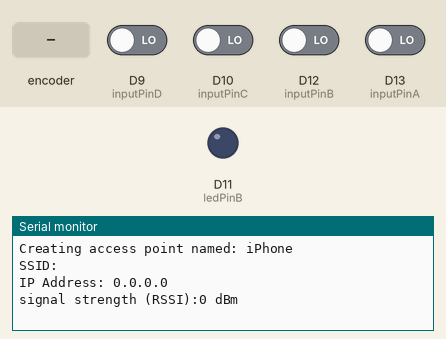
This sketch was run on a simulated Arduino MKR. On the bench: output pins drawn as LEDs (lit = HIGH), the last lines printed to the serial monitor. Inputs (shaded band) come from the test bench; at power-on: D9 (inputPinD), D10 (inputPinC), D12 (inputPinB), D13 (inputPinA) LOW.

Above: at 11.2 s.
11.3 s: rotary encoder on D13 (inputPinA) / D12 (inputPinB) turned 1 step (first pin leading)
At 12.5 s:
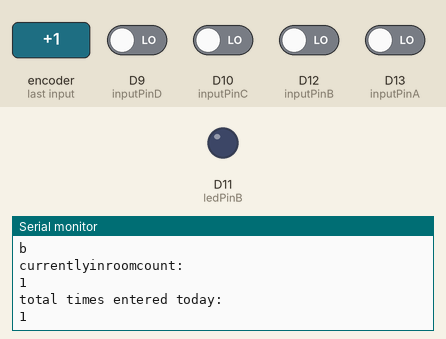
13.0 s: rotary encoder on D13 (inputPinA) / D12 (inputPinB) turned 1 step (first pin leading)
At 13.8 s:
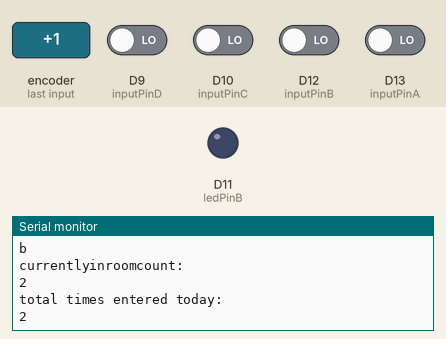

The sketch:

room_counter.ino
```cpp
#include <QueueArray.h>


#include <SPI.h>
#include <WiFi101.h>

/*
 * PIR sensor tester
 */

//int ledPinA = 12;                // choose the pin for the LED
int inputPinA = 13;               // choose the input pin (for PIR sensor)
int pirStateA = LOW;             // we start, assuming no motion detected
int valA = 0;                    // variable for reading the pin status

int ledPinB = 11;                // choose the pin for the LED
int inputPinB = 12;               // choose the input pin (for PIR sensor)
int pirStateB = LOW;             // we start, assuming no motion detected
int valB = 0;                    // variable for reading the pin status


int inputPinC = 10;
int pirStateC = LOW;
int valC = 0;

int inputPinD = 9;
int pirStateD = LOW;
int valD = 0;

bool Apushed;
bool Bpushed;

///////please enter your sensitive data in the Secret tab/arduino_secrets.h
char ssid[] = "iPhone";        // your network SSID (name)
char pass[] = "gasoline";  //our network password (use for WPA, or use as key for WEP)
int keyIndex = 0;            // your network key Index number (needed only for WEP)

int status = WL_IDLE_STATUS;
WiFiServer server(80);

// Initialize the Ethernet client library
// with the IP address and port of the server
// that you want to connect to (port 80 is default for HTTP):
//WiFiClient client;

QueueArray <char> abqueue;

int totalcount = 0;
int currentlyinroomcount = 0;

void setup() {

//  pinMode(ledPinA, OUTPUT);      // declare LEDA as output
  pinMode(inputPinA, INPUT);     // declare sensorA as input

  pinMode(ledPinB, OUTPUT);     // declare LEDB as output
  pinMode(inputPinB, INPUT);    //declare sensorB as input

// pinMode(ledPinC, OUTPUT);     // declare LEDB as output
  pinMode(inputPinC, INPUT);    //declare sensorB as input

 // pinMode(ledPinD, OUTPUT);     // declare LEDB as output
  pinMode(inputPinD, INPUT);    //declare sensorB as input

  bool Apushed = false;
  bool Bpushed = false;

  //configure pins for Adafruit ATWINC1500 Feather
  WiFi.setPins(8,7,4,2);

  Serial.begin(19200);
  while (!Serial) {
    ; // wait for serial port to connect. Needed for native USB port only
  }

  // check for the presence of the shield:
  if (WiFi.status() == WL_NO_SHIELD) {
    Serial.println("WiFi shield not present");
    // don't continue:
    while (true);
  }

  // print the network name (SSID);
  Serial.print("Creating access point named: ");
  Serial.println(ssid);

  // Create open network. Change this line if you want to create an WEP network:
  status = WiFi.beginAP(ssid);
  if (status != WL_AP_LISTENING) {
    Serial.println("Creating access point failed");
    // don't continue
    while (true);
  }

  // wait 10 seconds for connection:
  delay(10000);

  // start the web server on port 80
  server.begin();

  // you're connected now, so print out the status
  printWiFiStatus();

}

void loop(){
  WiFiClient client = server.available();   // listen for incoming clients
  if (client) {                             // if you get a client,
    Serial.println("new client");           // print a message out the serial port
    String currentLine = "";                // make a String to hold incoming data from the client
    while (client.connected()) {            // loop while the client's connected
      if (client.available()) {             // if there's bytes to read from the client,
        char c = client.read();             // read a byte, then
        Serial.write(c);                    // print it out the serial monitor
        if (c == '\n') {                    // if the byte is a newline character

          // if the current line is blank, you got two newline characters in a row.
          // that's the end of the client HTTP request, so send a response:
          if (currentLine.length() == 0) {
            // HTTP headers always start with a response code (e.g. HTTP/1.1 200 OK)
            // and a content-type so the client knows what's coming, then a blank line:
            client.println("HTTP/1.1 200 OK");
            client.println("Content-type:text/html");
            client.println("Connection: close");
            client.println("Refresh: 5");
            client.println();
            client.println("<!DOCTYPE HTML>");
            client.println("<html>");
            client.println("<body> <h1> ROOM COUNTER </h1>");

            server.print("People currently in room = ");
            server.print(currentlyinroomcount);
            client.println("<br>");
            server.print("Total number of people entered = ");
            server.print(totalcount);

            delay(2000);

            client.println("</body>");
            // The HTTP response ends with another blank line:
            client.println("</html>");
            // break out of the while loop:
            break;
          }
          else {      // if you got a newline, then clear currentLine:
            currentLine = "";
          }
        }
        else if (c != '\r') {    // if you got anything else but a carriage return character,
          currentLine += c;      // add it to the end of the currentLine
        }

      }
    }
    // close the connection:
    client.stop();
    Serial.println("client disconnected");
  }


  valA = digitalRead(inputPinA);  // read input value
  valB = digitalRead(inputPinB);  // read input value
  valC = digitalRead(inputPinC);  // read input value
  valD = digitalRead(inputPinD);  // read input value

    if (valA == HIGH) {            // check if the input is HIGH
    //digitalWrite(ledPinA, HIGH);  // turn LED ON
      if (pirStateA == LOW) {
          // we have just turned on
          Serial.println("Motion (A) detected!");
          // We only want to print on the output change, not state
          pirStateA = HIGH;
         //if(Apushed   == false){
            Serial.println("a push success");
            abqueue.enqueue('a');
           // Apushed = true;
            //Bpushed = false;
          //}
      }
    } else {
          //digitalWrite(ledPinA, LOW); // turn LED OFF
          if (pirStateA == HIGH){
          // we have just turned of
          Serial.println("Motion (A) ended!");
          // We only want to print on the output change, not state
          pirStateA = LOW;
        }
    }

     if (valB == HIGH) {            // check if the input is HIGH
    //digitalWrite(ledPinA, HIGH);  // turn LED ON
      if (pirStateB == LOW) {
          // we have just turned on
          Serial.println("Motion (B) detected!");
          // We only want to print on the output change, not state
          pirStateB = HIGH;
         //if(Bpushed == false){
            Serial.println("b push success");
            abqueue.enqueue('b');
            //Bpushed = true;
            //Apushed = false;
            //}
          }

      } else {
          //digitalWrite(ledPinA, LOW); // turn LED OFF
          if (pirStateB == HIGH){
          // we have just turned of
          Serial.println("Motion (B) ended!");
          // We only want to print on the output change, not state
          pirStateB = LOW;
        }
    }


    if(abqueue.count() >=2){
      char frontitem = abqueue.front();
      abqueue.pop();
      char seconditem = abqueue.front();
      Serial.println(frontitem);
      Serial.println(seconditem);
      abqueue.pop();
      if(frontitem == 'b' && seconditem == 'a'){
        //Serial.println("decrement");
        if(currentlyinroomcount != 0){
            currentlyinroomcount -= 1;
        }
      }else if (frontitem == 'a' && seconditem == 'b'){
        //Serial.println("increment");
        currentlyinroomcount += 1;
        totalcount += 1;
      }
      Serial.println("currentlyinroomcount: ");
      Serial.println(currentlyinroomcount);
      Serial.println("total times entered today: ");
      Serial.println(totalcount);
      while(!abqueue.isEmpty()){
        abqueue.pop();
      }
    }
}

void printWiFiStatus() {
  // print the SSID of the network you're attached to:
  Serial.print("SSID: ");
  Serial.println(WiFi.SSID());

  // print your WiFi shield's IP address:
  IPAddress ip = WiFi.localIP();
  Serial.print("IP Address: ");
  Serial.println(ip);

  // print the received signal strength:
  long rssi = WiFi.RSSI();
  Serial.print("signal strength (RSSI):");
  Serial.print(rssi);
  Serial.println(" dBm");
}

    // VV below is old initial algorithm code VV


   /*if(Bstatus){
      if(Astatus){
        Serial.println("decrement");
        Astatus= false;
        Bstatus = false;
      }
    }

    if (Astatus){
      if (Bstatus){
        Serial.println("increment");
        Astatus = false;
        Bstatus = false;
      }
    }*/


   /* if (pirStateA == HIGH)
    {
      if(valB == HIGH)
          {
          if (pirStateB == LOW)
              {
              // we have just turned on
              Serial.println("increment");
              // We only want to print on the output change, not state
              pirStateB = HIGH;
              }
          }else
          {
            if (pirStateB == HIGH){
              // we have just turned of
              Serial.println("Motion (Bjj) ended!");
              // We only want to print on the output change, not state
              pirStateB = LOW;
            }
          }
    }
    //else if (valA == HIGH){
    //}
    */


  /*  if (valB == HIGH && pirStateA == HIGH) {            // check if the input is HIGH
         digitalWrite(ledPinB, HIGH);  // turn LED ON
         if (pirStateB == LOW) {
            // we have just turned on
            Serial.println("increment");
            // We only want to print on the output change, not state
            pirStateB = HIGH;
            }
   } else {
            digitalWrite(ledPinB, LOW); // turn LED OFF
            if (pirStateB == HIGH){
              // we have just turned of
              Serial.println("Motion (Bjj) ended!");
              // We only want to print on the output change, not state
              pirStateB = LOW;
          }
      }

    if (valA == HIGH && pirStateB == HIGH) {            // check if the input is HIGH
         //digitalWrite(ledPinB, HIGH);  // turn LED ON
         if (pirStateA == LOW) {
            // we have just turned on
            Serial.println("deeecrement");
            // We only want to print on the output change, not state
            pirStateA = HIGH;
            }
         } else {
            //digitalWrite(ledPinB, LOW); // turn LED OFF
            if (pirStateA == HIGH){
              // we have just turned of
              Serial.println("Motion (xx) ended!");
              // We only want to print on the output change, not state
              pirStateA = LOW;
          }
      }*/
```

Measured:
- after the input at 11.3 s, the serial monitor: prints a new line after 0.05 s (image 1)
- after the input at 13.0 s, the serial monitor: prints a new line at once (image 2)
